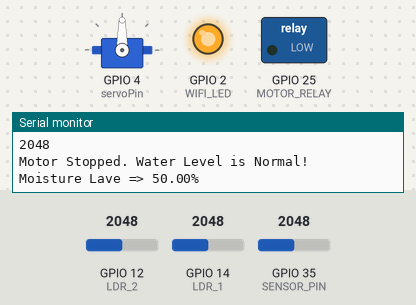
Simulated run of this sketch. Board: ESP32. Parts: servo, switched loads named in the sketch (green lamp = pin HIGH), output pins drawn as LEDs (lit = HIGH), the last lines printed to the serial monitor. The inputs (shaded band) are chosen by the test bench; at power-on: GPIO 35 (SENSOR_PIN) = 2048, GPIO 12 (LDR_2) = 2048, GPIO 14 (LDR_1) = 2048. WiFi joins after 1.5 s; servers stay silent unless stated.

Above: at 4.0 s.
4.1 s: GPIO 35 (SENSOR_PIN) set to 2861
6.1 s: GPIO 35 (SENSOR_PIN) set to 2970
At 7.9 s:
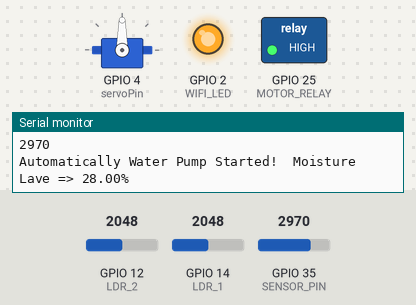
8.5 s: GPIO 12 (LDR_2) set to 2127
At 9.9 s:
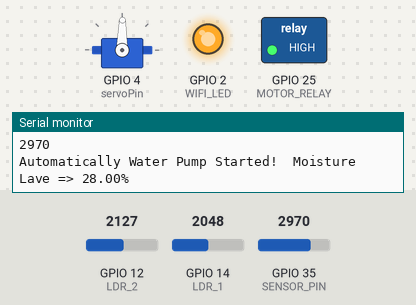
12.8 s: GPIO 35 (SENSOR_PIN) set to 1258
14.7 s: GPIO 35 (SENSOR_PIN) set to 1161
At 16.7 s:
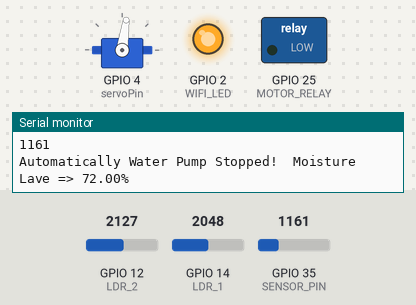
18.9 s: GPIO 14 (LDR_1) set to 2866
At 41.88 s:
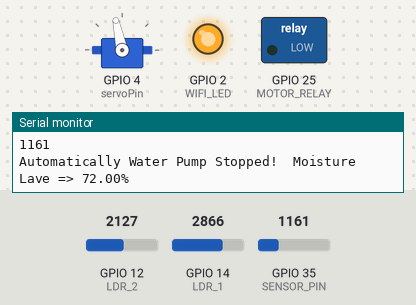
Timing chart, 0 to 42.1 s (numbered marks = the images above; inputs shaded):
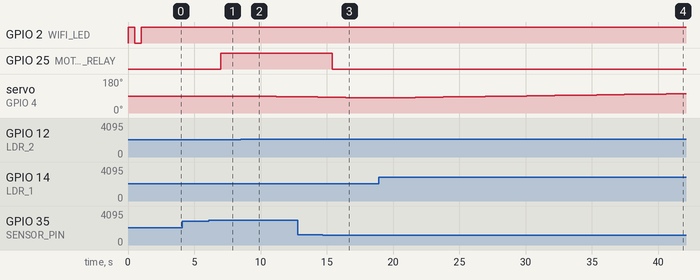

Measured:
- the behaviour switches between 2907 and 2908 on GPIO 35 (SENSOR_PIN) (found by bisection; images 0 and 1)
- the behaviour switches between 1229 and 1228 on GPIO 35 (SENSOR_PIN) (found by bisection; images 2 and 3)
- after the input at 6.1 s, GPIO 25 (MOTOR_RELAY): LOW → HIGH after 0.91 s
- after the input at 8.5 s, servo on GPIO 4 (servoPin): 90° → 89° after 0.56 s, → 88° 1.1 s later, → 87° 1.1 s later, → 86° 1.1 s later
- after the input at 14.7 s, GPIO 25 (MOTOR_RELAY): HIGH → LOW after 0.72 s

The sketch:

solar_tracker_and_soil_moisture.ino
```cpp
#define BLYNK_TEMPLATE_ID "TMPL6P1qhAgrQ"
#define BLYNK_TEMPLATE_NAME "Esp32 Wroom Test"
#define BLYNK_AUTH_TOKEN "49PHHeuZpBD-LmDL5vLJ0flup7ein-Ko"

#define SENSOR_PIN 35
#define WIFI_LED 2
#define MOTOR_RELAY 25

const char* WIFI_SSID = "SYED_AMIR_ALI";
const char* WIFI_PASSWORD = "syedamirali";

#include <WiFi.h>
#include <ESP32Servo.h>
#include <BlynkSimpleEsp32.h>

Servo myservo;
static const int servoPin = 4;

#define LDR_2 12 // ADC 15
#define LDR_1 14 // ADC 16

int pos = 90;
int Resistance = 20;

String msg = "Motor Stopped. Water Level is Normal!";
float moisture = 0.00;
int switch_state = 0;

void setup() {
  Serial.begin(115200);
  WiFi.begin(WIFI_SSID, WIFI_PASSWORD);
  pinMode(MOTOR_RELAY, OUTPUT);
  pinMode(WIFI_LED, OUTPUT);
  connectToWiFi();
  Blynk.begin(BLYNK_AUTH_TOKEN, WIFI_SSID, WIFI_PASSWORD);

  // solar tracker
  myservo.attach(servoPin);
  pinMode(LDR_1, INPUT);
  pinMode(LDR_2, INPUT);

  myservo.write(pos);
  delay(1000);
}

void loop() {
  Blynk.run();
  readSoilMoisture();
  updateStatus();
  delay(1000);

  // solar tracker
  solarTracker();
}

void connectToWiFi() {
  Serial.print("Connecting to WiFi");
  while (WiFi.status() != WL_CONNECTED) {
    Serial.print(".");
    digitalWrite(WIFI_LED, !digitalRead(WIFI_LED));
    delay(500);
  }
  Serial.println("\nConnected to WiFi");
  digitalWrite(WIFI_LED, HIGH);
}

void readSoilMoisture() {
  int value = analogRead(SENSOR_PIN);
  Serial.println(value);
  moisture = map(value, 0, 4095, 0, 100);
  moisture = (moisture - 100) * -1;

  if (moisture > 70) {
    stopMotor("Automatically Water Pump Stopped!");
  } else if (moisture < 30) {
    startMotor("Automatically Water Pump Started!");
  }

  Serial.print(msg);
  Serial.print("\tMoisture Lave => ");
  Serial.print(moisture);
  Serial.println("%");
}

void updateStatus() {
  Blynk.virtualWrite(V0, moisture);
  Blynk.virtualWrite(V2, msg);
}

void startMotor(String message) {
  msg = message;
  digitalWrite(MOTOR_RELAY, HIGH);
}

void stopMotor(String message) {
  msg = message;
  digitalWrite(MOTOR_RELAY, LOW);
}

BLYNK_WRITE(V1) {
  switch_state = param.asInt();

  if (switch_state == 1) {
    if (moisture > 70 && digitalRead(MOTOR_RELAY) == HIGH) {
      stopMotor("Water Level Is Already Full. Motor Can't Start!");
    } else if (moisture < 100 && digitalRead(MOTOR_RELAY) == LOW) {
      startMotor("Manually Motor Started! Water Level is Rising.");
    }
  } else {
    if (moisture < 30 && digitalRead(MOTOR_RELAY) == HIGH) {
      stopMotor("Motor Can't Stop. Water Level is Very Low!");
    } else {
      stopMotor("Manually Motor Stopped! Water Level Is OK.");
    }
  }
}

void solarTracker(){
  int value_1 = analogRead(LDR_1);
  int value_2 = analogRead(LDR_2);

  if((abs(value_1 - value_2) <= Resistance) || (abs(value_2 - value_1) <= Resistance)) {} else {
    if(value_1 > value_2) {
      pos = pos+1;
    }
    if(value_1 < value_2) {
      pos = pos-1;
    }
  }

  if(pos > 180) {pos = 180;}
  if(pos < 0) {pos = 0;}
  myservo.write(pos);
  delay(50);
}
```
